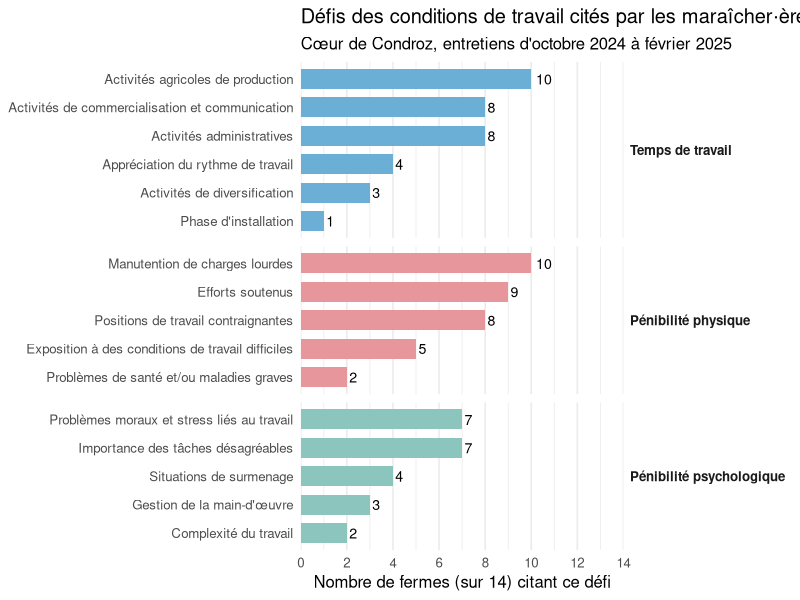

Source code (R):
# =============================================================================
# Conditions de travail en maraîchage — Cœur de Condroz (2024–2025)
# -----------------------------------------------------------------------------
# SCRIPT DE LA FICHE, PAS L'ANALYSE ORIGINALE.
# Le mémoire repose sur une analyse qualitative (entretiens compréhensifs codés
# dans QualCoder) : il n'y a ni test statistique ni script d'origine. Ce script
# se limite à décrire les effectifs publiés (nombre de fermes citant chaque
# défi) et à produire la figure de la fiche.
#
# Travail d'origine : Augustin Peeters, mémoire de fin d'études (UCLouvain,
#   2024–2025), promoteur G. Lobet, co-promoteur N. Biot.
# Adaptation : PEPA Lab, 2026-11-20.
#
# Entrée  : ../donnees.csv (défis et étapes critiques, transcrits du mémoire)
# Sorties : figure_principale.png, etapes_critiques.csv
# Packages (versions testées) : R 4.3.3 · readr 2.1.5 · dplyr 1.1.4 · ggplot2 3.4.4
# Exécution : depuis analyse/ →  Rscript analyse.R
# =============================================================================

# ---- 0. Packages -------------------------------------------------------------
suppressPackageStartupMessages({ library(readr); library(dplyr); library(ggplot2) })

# ---- 1. Import ---------------------------------------------------------------
d <- read_csv("../donnees.csv", show_col_types = FALSE)

# ---- 2. Préparation ----------------------------------------------------------
defis <- d |> filter(type == "defi") |>
  mutate(dimension = factor(dimension, levels = c("Temps de travail", "Pénibilité physique", "Pénibilité psychologique")),
         variable = reorder(variable, n_fermes))

# ---- 3. Descriptif -----------------------------------------------------------
# Les effectifs sont des comptes de fermes (14 entretiens) : on ne calcule pas
# de pourcentages fins ni de tests, l'échantillon n'étant pas représentatif
# (démarche qualitative, mémoire p. 26).
print(defis |> select(dimension, variable, n_fermes) |> arrange(dimension, desc(n_fermes)), n = 20)

# Étapes critiques : effectif maximal par étape (une même ferme pouvant être
# comptée pour plusieurs variables, on ne somme PAS les effectifs)
etapes <- d |> filter(type == "etape_critique") |>
  group_by(etape) |>
  summarise(n_max = max(n_fermes), dimensions = paste(sort(unique(dimension)), collapse = " ; "), .groups = "drop") |>
  arrange(desc(n_max))
print(etapes, n = 20)

# ---- 4. Modèles / tests ------------------------------------------------------
# Aucun : étude qualitative.

# ---- 5. Figure ---------------------------------------------------------------
fig <- ggplot(defis, aes(n_fermes, variable, fill = dimension)) +
  geom_col(width = 0.7) +
  geom_text(aes(label = n_fermes), hjust = -0.3, size = 3.6) +
  facet_grid(dimension ~ ., scales = "free_y", space = "free_y") +
  scale_x_continuous(limits = c(0, 14), breaks = c(0, 2, 4, 6, 8, 10, 12, 14), expand = c(0, 0)) +
  scale_fill_manual(values = c("#6baed6", "#e7969c", "#8cc5bd"), guide = "none") +
  labs(x = "Nombre de fermes (sur 14) citant ce défi", y = NULL,
       title = "Défis des conditions de travail cités par les maraîcher·ères",
       subtitle = "Cœur de Condroz, entretiens d'octobre 2024 à février 2025") +
  theme_minimal(base_size = 12) +
  theme(strip.text.y = element_text(angle = 0, hjust = 0, face = "bold"), panel.grid.major.y = element_blank())
ggsave("figure_principale.png", fig, width = 10, height = 6.25, dpi = 160)   # ≈ 1600 × 1000 px

# ---- 6. Export ---------------------------------------------------------------
write_csv(etapes, "etapes_critiques.csv")
cat("Terminé : figure_principale.png, etapes_critiques.csv\n")
